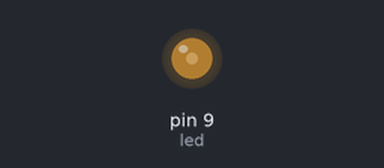
Bench run of a sketch on a simulated Arduino Uno, built with avr-gcc and run on an emulated ATmega328P. Shown: output pins drawn as LEDs (lit = HIGH).

Above: at 0.1 s.
Timing chart, 0 to 1.6 s (numbered marks = the images above):
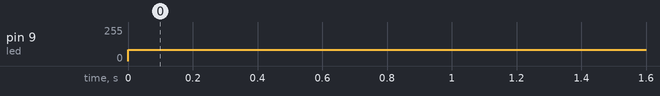

The sketch:

cuatro.ino
```cpp
// C++ code
//
int led = 9;
int brillo = 85;
void setup()
{
 pinMode(led, OUTPUT);
}

void loop()
{
  analogWrite(led, brillo);
}
```

Measured:
- by itself, pin 9 (led): 0/255 → 85/255 at 0.00 s
